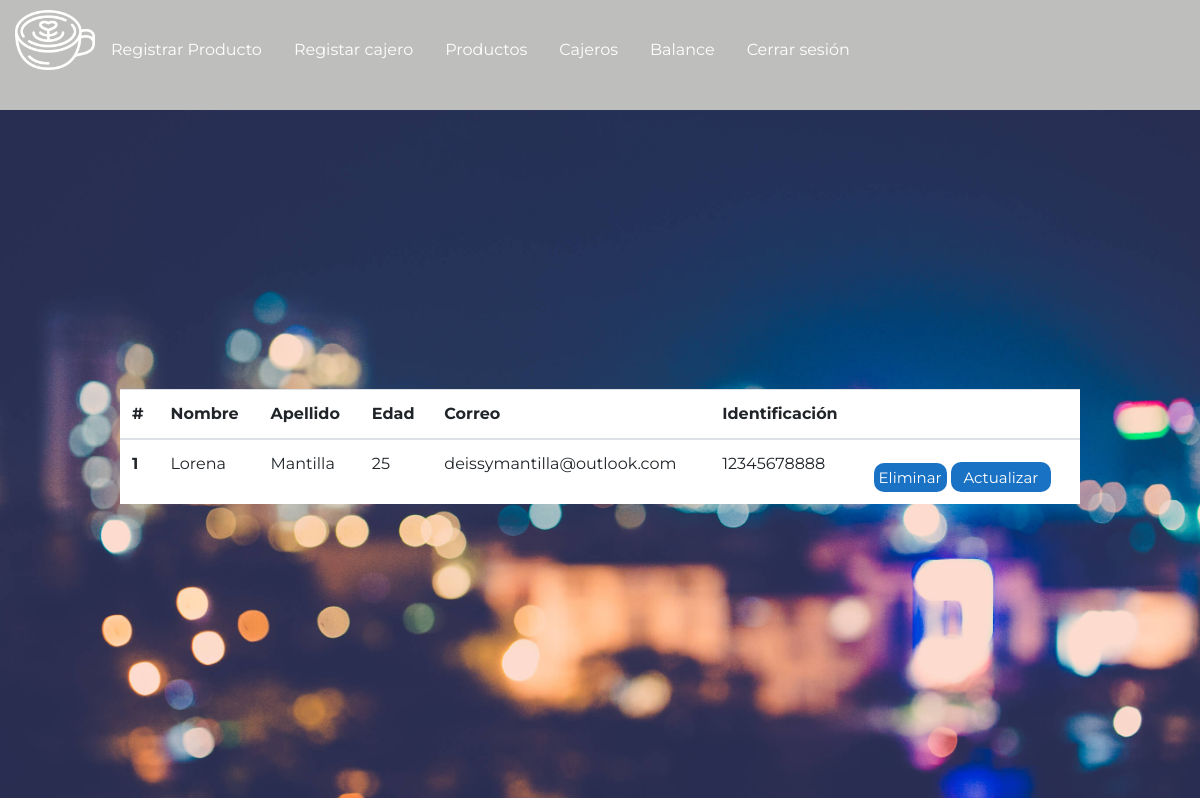
/cajeros (signed in), run on an earlier commit of the app's database.
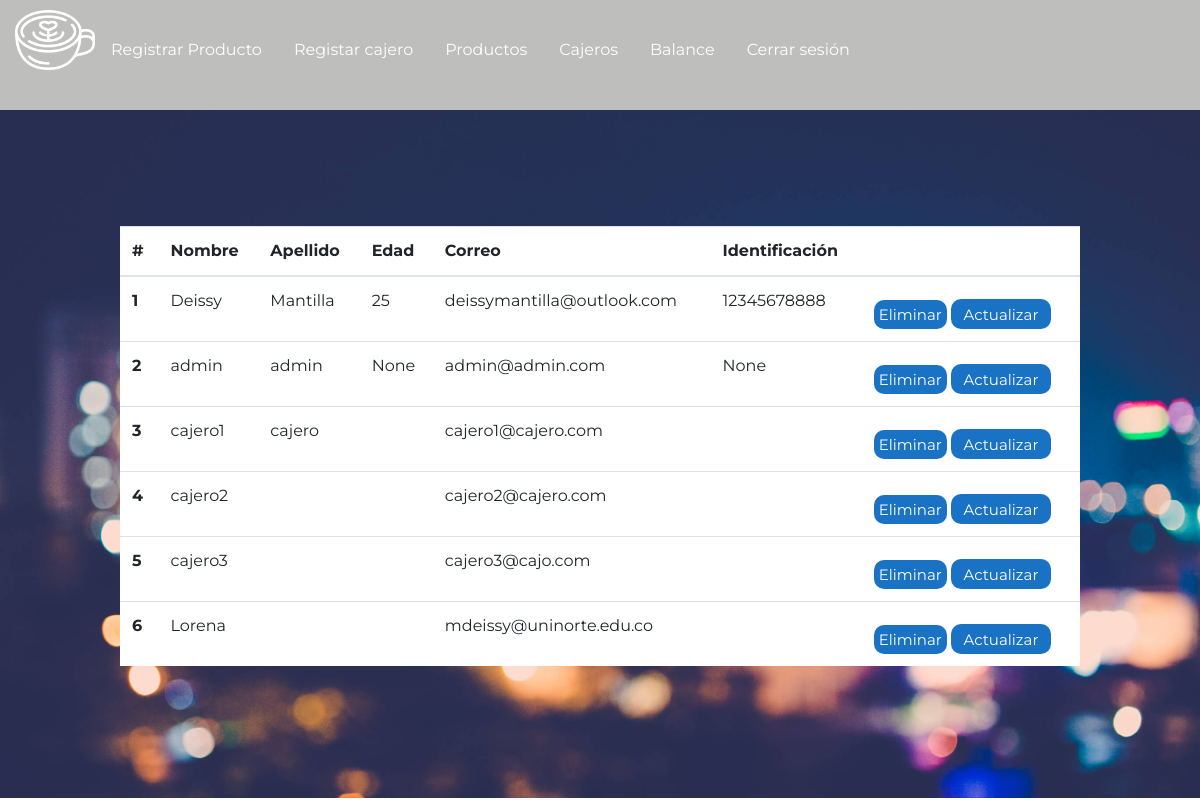
And on a later commit of the database.
### tables this page shows
CREATE TABLE usuarios (Nombre STRING NOT NULL, Apellido STRING, Correo STRING NOT NULL UNIQUE, Edad STRING, Identificacion STRING, Direccion STRING, Genero STRING, Contraseña STRING NOT NULL, URLimagen STRING, id INTEGER PRIMARY KEY AUTOINCREMENT);

### app.py (the view, shortened to what this page needs)
@app.route('/cajeros', defaults={'exito': None, 'idP': None}, methods=['GET', 'POST'])
@app.route('/cajeros/<exito>', defaults={'idP': None}, methods=['GET', 'POST'])
@app.route('/cajeros/<idP>', defaults={'exito': None}, methods=['GET', 'POST'])
def cajeros(exito, idP):
    if 'username' in session and session['rol'] == 'admin':
        if request.method == 'GET':
            if idP:
                with sqlite3.connect("brioche.db") as con:
                    try:
                        cur = con.cursor()
                        cur.execute("delete from usuarios where id = ?", idP)
                    except:
                        exito = 'error'
                    finally:
                        return redirect(url_for('cajeros'))
            else:
                con = sqlite3.connect("brioche.db")
                con.row_factory = sqlite3.Row
                cur = con.cursor()
                cur.execute("select * from usuarios")
                cajeros = cur.fetchall()
                return render_template('html/usuarios.html', cajeros=cajeros, exito=exito)
    elif 'username' in session:
        return redirect(url_for('ventas'))
    else:
        return redirect(url_for('home'))

### templates/html/usuarios.html (shortened to what this page needs)
<!DOCTYPE html>
<html lang="en">
<head>
    <link rel="stylesheet" href="https://cdn.jsdelivr.net/npm/bootstrap@4.5.3/dist/css/bootstrap.min.css">
    <link rel="stylesheet" href="{{url_for('static', filename='css/usuarios1.css')}}">
    <link rel="stylesheet" href="{{url_for('static', filename='css/nav.css')}}">
  </head>
  {% if exito == "enviado" %}
  <body onload="alert('cambios guardados')">
  {% elif exito == "error" %}
    <body onload="alert('intente nuevamente')">
    {% else %}
    <body>
  {% endif %}
  <nav class="nav">
    <img src="{{url_for('static', filename='img/latte.png')}}" alt="">
    <a href="{{url_for('registroProducto')}}" class="nav-link active">Registrar Producto</a>
    <a href="{{url_for('registroCajero')}}" class="nav-link">Registar cajero</a>
    <a href="{{url_for('productos')}}" class="nav-link">Productos</a>
    <a href="{{url_for('cajeros')}}" class="nav-link">Cajeros</a>
    <a href="{{url_for('balance')}}" class="nav-link">Balance</a>
    <a href="{{url_for('cerrarSesion')}}" class="nav-link">Cerrar sesión</a>
  </nav>
  <div class="contenedorTabla">
    <table class="table">
        <thead>
          <tr>
            <th scope="col">#</th>
            <th scope="col">Nombre</th>
            <th scope="col">Apellido</th>
            <th scope="col">Edad</th>
            <th scope="col">Correo</th>
            <th scope="col">Identificación</th>
            <th scope="col"></th>
          </tr>
        </thead>
        <tbody>
          {% for cajero in cajeros%}
          <tr>
            <th scope="row" id="id{{cajero.id}}">{{cajero.id}}</th>
            <td id="nombre{{cajero.id}}">{{cajero.nombre}}</td>
            <td id="apellido{{cajero.id}}">{{cajero.apellido}}</td>
            <td id="edad{{cajero.id}}">{{cajero.edad}}</td>
            <td id="correo{{cajero.id}}">{{cajero.correo}}</td>
            <td id="identificacion{{cajero.id}}">{{cajero.identificacion}}</td>
            <td>
              <a href="/cajeros/{{cajero.id}}" class="boton " id="{{cajero.id}}" >Eliminar</a>
              <button class="boton" data-toggle="modal" data-target="#exampleModal" onclick="abrirModalCajeros(this.id)" id="{{cajero.id}}">Actualizar</button>
            </td>
          </tr>
          {% endfor%}
        </tbody>
      </table>
  </div>
</body>
</html>

What changed in the data, as far as the page shows it:
removed usuarios: id "1", nombre "Lorena", apellido "Mantilla", edad "25", correo "deissymantilla@outlook.com", identificacion "12345678888"
added usuarios: id "1", nombre "Deissy", apellido "Mantilla", edad "25", correo "deissymantilla@outlook.com", identificacion "12345678888"
added usuarios: id "2", nombre "admin", apellido "admin", edad "None", correo "admin@admin.com", identificacion "None"
added usuarios: id "3", nombre "cajero1", apellido "cajero", correo "cajero1@cajero.com"
added usuarios: id "4", nombre "cajero2", correo "cajero2@cajero.com"
added usuarios: id "5", nombre "cajero3", correo "cajero3@cajo.com"
added usuarios: id "6", nombre "Lorena", correo "mdeissy@uninorte.edu.co"
